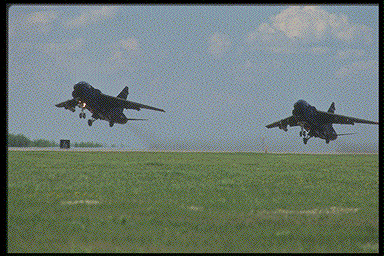
%> input picture img/aircrafts.png, 384 x 256 px
$ octave --eval "result = gaussianSubsample(im2double(imread('img/aircrafts.png')));"   (GNU Octave 9; MATLAB toolbox functions it lacks are replaced by stand-ins)
%> lines starting %> are read from the running program, lines starting %| are printed output that depends on the picture; in (x1, y1, x2, y2) boxes, pixels count from 0 and x2, y2 are one past the last pixel; in counts of white or black regions, pixels touching at a corner belong together; the program's own positions count from 1
### sepConv2PreserveEnergy.m
% sepConv2PreserveEnergy - energy preserving 2d convolution with separable filter
%
% result = sepConv2PreserveEnergy(yFilter,xFilter,data)
%
%    Convolves data with the separable filters xFilter and
%    yFilter. For border elements, the filters are truncated
%    and the filter energy is renormalized to avoid bleeding
%    over the edge. The result has the same size as data.
%
% See also conv2PreserveEnergy, maxNormalizeIterative.

% This file is part of the SaliencyToolbox - Copyright (C) 2006-2013
% by Dirk B. Walther and the California Institute of Technology.
% See the enclosed LICENSE.TXT document for the license agreement.
% More information about this project is available at:
% http://www.saliencytoolbox.net

function result = sepConv2PreserveEnergy(filter1,filter2,data)

[sd1,sd2] = size(data);

% 2d convolution with zero padding from Matlab
result = conv2(filter1,filter2,data,'same');

% filter length and half-length for the vertical filter
fl1 = length(filter1);
fl1b = floor((fl1-1)/2);

% cumulative sums forward and backward
fc1a = cumsum(filter1);
fc1b = cumsum(filter1(end:-1:1));
fs1 = sum(filter1);

% Is data field very small?
if (fl1 > sd1)
  % very small -> need to find the various sums of filter
  % elements used for each convolution
  tmp = [zeros(1,fl1) fc1a(:)' fs1*ones(1,fl1)];
  range = fl1+fl1b+(1:sd1);
  ff1 = repmat((tmp(range)-tmp(range-sd1))',1,sd2);

  % normalize result by (actual filter size / full filter size)
  result = result * fs1 ./ ff1;
else
  % border with incomplete filter coverage at top
  ff1a = repmat(fc1a(fl1b+1:end-1)',1,sd2);
  result(1:fl1b,:) = result(1:fl1b,:) * fs1 ./ ff1a;

  % border with incomplete filter coverage at bottom
  ff1b = repmat(fc1b(fl1b+1:end-1)',1,sd2);
  result(end:-1:end-fl1b+1,:) = result(end:-1:end-fl1b+1,:) * fs1 ./ ff1b;
end

% now the same again for the horizontal filter

% filter length and half-length
fl2 = length(filter2);
fl2b = floor((fl2-1)/2);

% cumulative sums forward and backward
fc2a = cumsum(filter2);
fc2b = cumsum(filter2(end:-1:1));
fs2 = sum(filter2);

% Is data field very small?
if (fl2 > sd2)
  % very small -> need to find the various sums of filter
  % elements used for each convolution
  tmp = [zeros(1,fl2) fc2a(:)' fs2*ones(1,fl2)];
  range = fl2+fl2b+(1:sd2);
  ff2 = repmat((tmp(range)-tmp(range-sd2)),sd1,1);

  % normalize result by (actual filter size / full filter size)
  result = result * fs2 ./ ff2;
else
  % border with incomplete filter coverage at the left
  ff2a = repmat(fc2a(fl2b+1:end-1),sd1,1);
  result(:,1:fl2b) = result(:,1:fl2b) * fs2 ./ ff2a;

  % border with incomplete filter coverage at the right
  ff2b = repmat(fc2b(fl2b+1:end-1),sd1,1);
  result(:,end:-1:end-fl2b+1) = result(:,end:-1:end-fl2b+1) * fs2 ./ ff2b;
end

### gaussianSubsample.m
% gaussianSubsample - smooths and subsamples image.
%
% result = gaussianSubsample(image)
%    Convolves image with a 6x6 separable Gaussian kernel
%    and subsamples by a factor of two.
%
% See also makeDyadicPyramid, makeSqrt2Pyramid, makeGaussianPyramid, sepConv2PreserveEnergy.

% This file is part of the SaliencyToolbox - Copyright (C) 2006-2013
% by Dirk B. Walther and the California Institute of Technology.
% See the enclosed LICENSE.TXT document for the license agreement.
% More information about this project is available at:
% http://www.saliencytoolbox.net

function result = gaussianSubsample(img)
% need the extra trailing 1 for backward compatibility with the old mex version
% the particular values are also for backward compatibility
filter = [1,5,10,10,5,1,1];
filter = filter/sum(filter);

[h,w] = size(img);

if min(h,w) > 3
  % big image - use straight-forward method
  convResult = sepConv2PreserveEnergy(filter,filter,img);
  horResult = convResult(:,[2:2:end]-1);
  result = horResult([2:2:end]-1,:);
else
  % Image is small along at least one dimension.
  % Need to treat dimensions separately.

  % Horizontal pass
  if w <= 1
    % nothing to do
    horResult = img;
  elseif w == 2
    % kernel: [1,1]
    horResult = mean(img,2);
  elseif w == 3
    % kernel: [1,2,1]
    horResult = mean(img(:,[1,2,2,3]),2);
  else
    % horizontal convolution
    horResult = sepConv2PreserveEnergy(1,filter,img);

    % horizontal subsampling
    horResult = horResult(:,1:2:end-1);
  end

  % Vetical pass
  if h <= 1
    % nothing to do
    result = horResult;
  elseif h == 2
    % kernel: [1,1]
    result = mean(horResult,1);
  elseif h == 3
    % kernel: [1,2,1]
    result = mean(horResult([1,2,2,3],:),1);
  else
    % vertical convolution
    verResult = sepConv2PreserveEnergy(filter,1,horResult);

    % vertical subsampling
    result = verResult(1:2:end-1,:);
  end
end
%> in sepConv2PreserveEnergy, `result = conv2(filter1,filter2,data,'same');`:
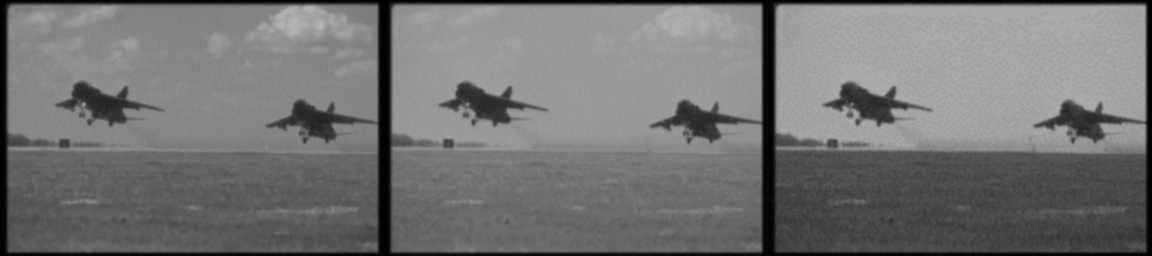
%> result: size 256x1152 double; min 0.00111, max 0.716, mean 0.455
%> in sepConv2PreserveEnergy, `result(1:fl1b,:) = result(1:fl1b,:) * fs1 ./ ff1a;`: result: size 256x1152 double; 1.17% of pixels changed, all inside (x1, y1, x2, y2) = (0, 0, 1152, 3)
%> in sepConv2PreserveEnergy, `result(end:-1:end-fl1b+1,:) = result(end:-1:end-fl1b+1,:) * fs1 ./ ff1b;`: result: size 256x1152 double; min 0.00111, max 0.716, mean 0.455; mean of the top-left, top-right, bottom-left and bottom-right quarters 0.5, 0.569, 0.391, 0.359
%> in sepConv2PreserveEnergy, `result(:,end:-1:end-fl2b+1) = result(:,end:-1:end-fl2b+1) * fs2 ./ ff2b;`: result: size 256x1152 double; min 0.00202, max 0.716, mean 0.455
%> in gaussianSubsample, `horResult = convResult(:,[2:2:end]-1);`:
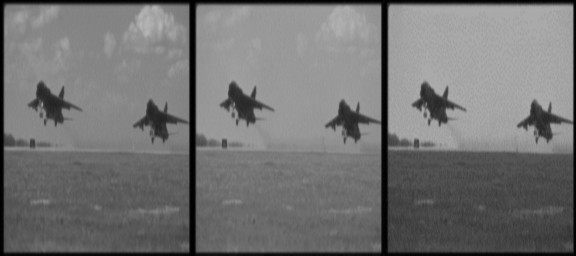
%> horResult: size 256x576 double; min 0.00206, max 0.716, mean 0.455

$ run again, on img/elephants.png
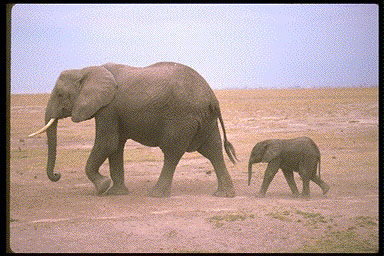
%> input picture img/elephants.png, 384 x 256 px
%> in gaussianSubsample, `horResult = convResult(:,[2:2:end]-1);`:
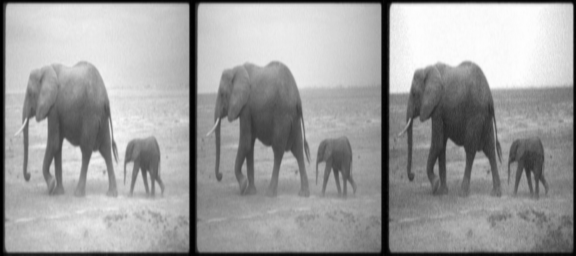
%> horResult: size 256x576 double; min 0.000728, max 0.998, mean 0.627
%> in gaussianSubsample, `result = horResult([2:2:end]-1,:);`:
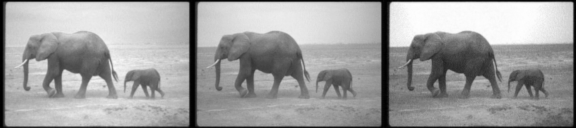
%> result: size 128x576 double; min 0.000728, max 0.998, mean 0.627

$ run again, on img/faces.png
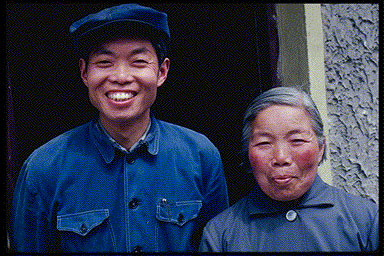
%> input picture img/faces.png, 384 x 256 px
%> in sepConv2PreserveEnergy, `result = conv2(filter1,filter2,data,'same');`:
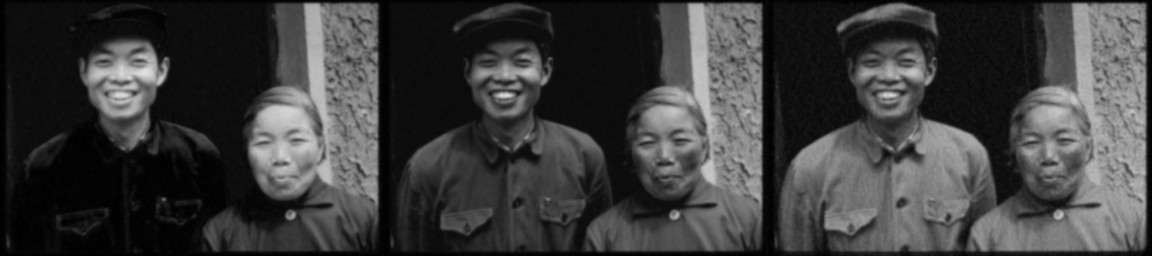
%> result: size 256x1152 double; min 0.000569, max 0.876, mean 0.241
%> in gaussianSubsample, `horResult = convResult(:,[2:2:end]-1);`:
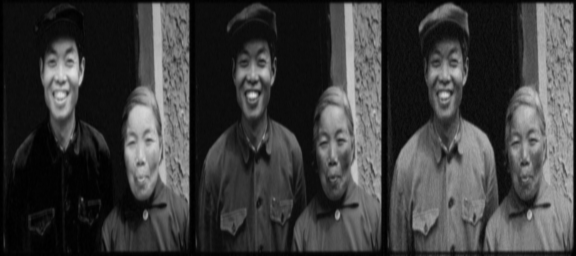
%> horResult: size 256x576 double; min 0.000722, max 0.875, mean 0.241
